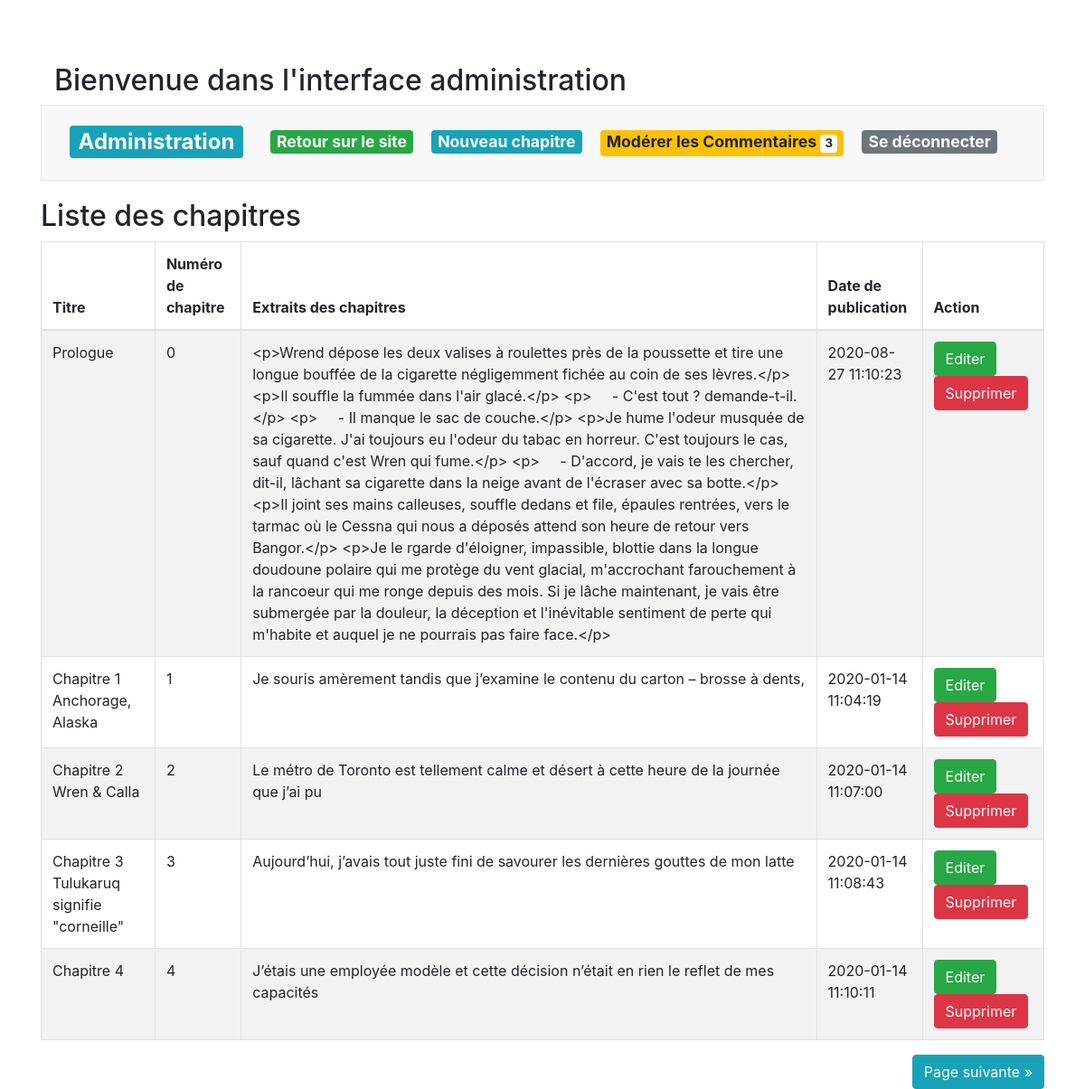
The page /index.php?action=admin (signed in) on the database as committed earlier.
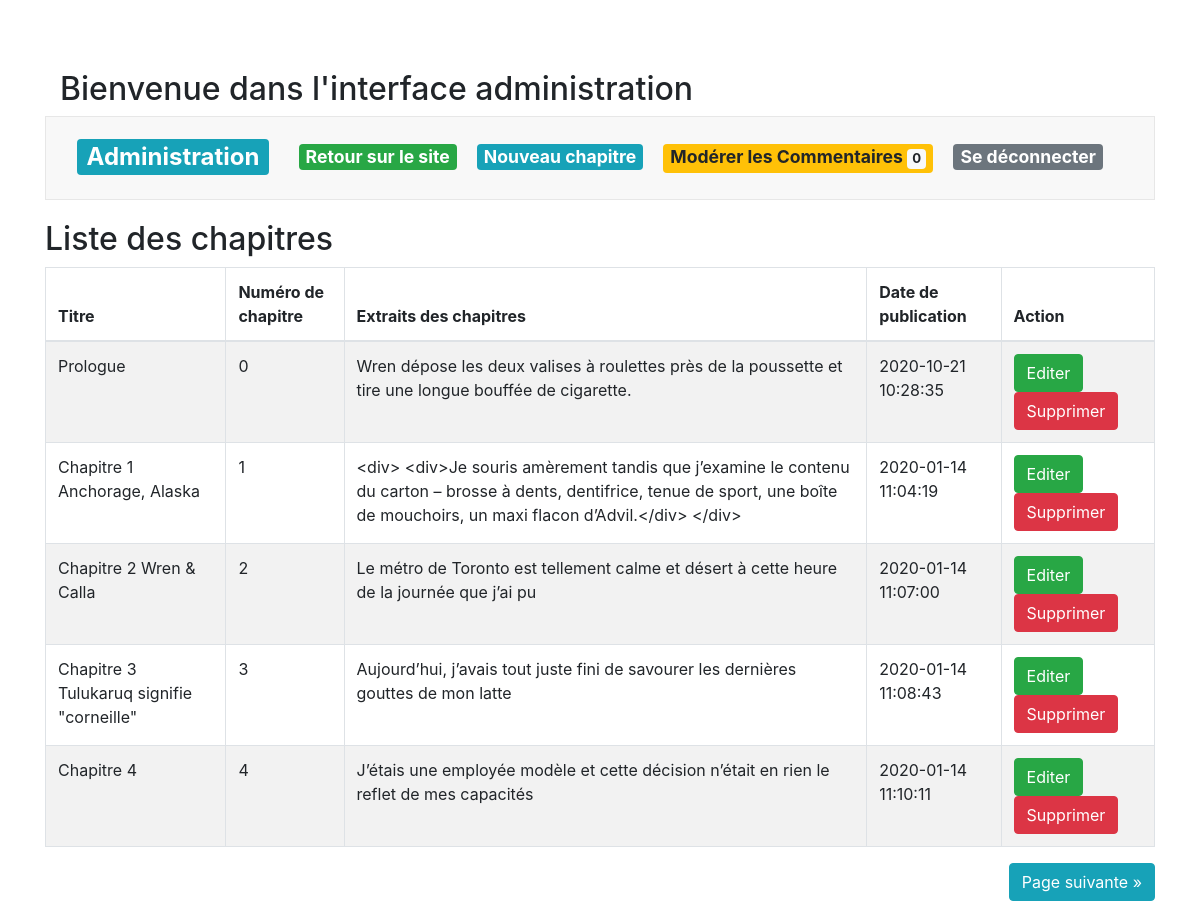
The same page on the database as committed later.
### tables this page shows
CREATE TABLE IF NOT EXISTS `chapitre` (
  `id_chapitre` int(11) NOT NULL AUTO_INCREMENT,
  `titre` varchar(255) NOT NULL,
  `numchapitre` int(11) NOT NULL,
  `extrait` text NOT NULL,
  `contenu_chapitre` text NOT NULL,
  `date_publication` datetime NOT NULL,
  `image` varchar(500) DEFAULT NULL,
  `publier` int(3) NOT NULL,
  PRIMARY KEY (`id_chapitre`),
  UNIQUE KEY `numchapitre` (`numchapitre`),
  KEY `titre` (`titre`)
);

### src/view/View.php (called while the page is built, shortened)
<?php
class View
{
    private $path;
    public function __construct(string $path)
    {
        $this->path = $path;
    }
    public function render(string $templates, ?array $data) : void
    {
        require_once($this->path.$templates.'.html.php');
        $content=ob_get_clean();
        require_once($this->path.'layout.html.php');
    }
}

### src/controller/AdminController.php (called while the page is built, shortened)
<?php
class AdminController
{
    private $view;
    private $chapitreManager;
    private $reportManager;
    private $session;
    public function __construct()
    {
        $this->view = new View('../templates/backoffice/');
        $this->chapitreManager = new ChapitreManager();
        $this->reportManager = new ReportManager();
        $this->session = new Session();
    }
    public function Admin(int $currentPage = 1)
    {
        $token = new Token($this->session);
        $verifierToken = new Token($this->session);
        $messageError = null;
        if(!isset($_SESSION['auth'])){
            $messageError = 'Veuillez vous identifié pour accéder a l\'administration';
            header('Location: index.php?action=login');
            exit();
        }
        else{
            $pagePrecedente = 0;
            $pageSuivante = 0;
            $currentPage = (int)($_GET['page'] ?? 1);
            $postsPerPage = 5;
            $offset = $postsPerPage * ($currentPage - 1);
            $countChapitre = $this->chapitreManager->countChapitre();
            $nbTotalPages = (int)ceil($countChapitre / $postsPerPage);
            if($currentPage === 1){
                $pagePrecedente = 0;
            }else {
                $pagePrecedente = $currentPage - 1;
            }
            if($currentPage === $nbTotalPages){
                $pageSuivante = 0;
            }else {
                $pageSuivante = $currentPage + 1;
            }
            $list = $this->chapitreManager->findChapitres($offset, $postsPerPage);
            $countReportedComments = $this->reportManager->getReportedComments();
        }
        $this->view->render('admin', [
            'messageError'=>$messageError,
            'token'=>$token->genererToken(),
            'verifierToken' => $verifierToken->verifierToken(),
            'list'=>$list,
            'session'=> $this->session,
            'pageSuivante'=>$pageSuivante,
            'pagePrecedente'=>$pagePrecedente,
            'currentPage'=>$currentPage,
            'countReportedComments'=>$countReportedComments],
              null);
    }
}

### src/model/ChapitreManager.php (called while the page is built, shortened)
<?php
class ChapitreManager
{
    private $db;
    public function __construct()
    {
        $this->db = (new DbConnect())->connectToDb();
    }
    public function findChapitres(int $offset, int $nbPerPage) : array
    {
        $req = $this->db->prepare('SELECT * FROM chapitre ORDER BY numchapitre limit :offset, :limitation');
        $req->bindValue(':limitation', $nbPerPage, \PDO::PARAM_INT);
        $req->bindValue(':offset', $offset, \PDO::PARAM_INT);
        $req->execute();
        return $req->fetchAll();
    }
}

### src/Tools/DbConnect.php (called while the page is built, shortened)
<?php
class DbConnect {
    public function connectToDb()
    {
        try
        {
            $this->db = new \PDO('mysql:host=paleron.o2switch.net:2083;dbname=projet4;charset=utf8', 'dami7711_root', 'Forteroche');
            return $this->db;
        }
        catch(Exception $e)
        {
            die('Erreur : '.$e->getMessage());
        }
    }
}

### templates/backoffice/admin.html.php (the view, shortened to what this page needs)
<div class="row chapitre">
    <div class="col-lg-12">
        <h2>Liste des chapitres</h2>
        <section class="table-responsive">
            <table class="table table-bordered table-striped table-condensed">
                <thead>
                    <tr>
                        <th>Titre</th>
                        <th>Numéro de chapitre</th>
                        <th>Extraits des chapitres</th>
                        <th>Date de publication</th>
                        <th>Action</th>
                    </tr>
                </thead>
                <tbody>
                    <?php foreach ($data['list'] as $episode): ?>
                    <tr>
                        <td><?=htmlspecialchars($episode['titre'])?></td>
                        <td><?=htmlspecialchars($episode['numchapitre'])?></td>
                        <td><?=htmlspecialchars($episode['extrait'])?></td>
                        <td><?=htmlspecialchars($episode['date_publication'])?></td>
                        <td>
                            <a href="index.php?action=getPostUpdate&id_chapitre=<?=$episode['id_chapitre']?>"
                                class="btn btn-success">Editer</a>
                            <button type="button" class="pull-right btn btn-danger" data-toggle="modal"
                                data-target="#modalConfirmDelete">Supprimer</button>
                        </td>
                    </tr>
                    <?php endforeach;?>
                </tbody>
            </table>
        </section>
        <div class="d-flex justify-content-between my4">
            <?php
        if($data['pageSuivante'] !== 0): ?>
            <a href="index.php?action=admin&page=<?= $data['pageSuivante']?>" class="btn btn-info ml-auto">Page
                suivante &raquo;</a>
            <?php endif ?>
        </div>
    </div>
</div>

### public/index.php (shortened to what this page needs)
<?php
$action = isset($_GET['action']) ? $_GET['action'] : null;
switch ($action) {
    case 'admin':
        $controller = new AdminController();
        $controller->admin();
    break;
}

### templates/backoffice/layout.html.php (shortened to what this page needs)
<!DOCTYPE html>
<html lang="fr">
<head>
    <link rel="stylesheet" href="https://use.fontawesome.com/releases/v5.7.2/css/all.css"
>
    <link rel="stylesheet" href="css/back/style.css">
    <link href="https://stackpath.bootstrapcdn.com/bootstrap/4.5.2/css/bootstrap.min.css" rel="stylesheet">
</head>
<body>
    <div class="container">
        <div class="row-home">
            <div class="col-lg-12">
                <article>
                    <h2>Bienvenue dans l'interface administration</h2>
                </article>
            </div>
        </div>
        <div class="navbar navbar-default navbar-fixed-top">
            <div class="container">
                <div class="navbar-header">
                    <h1 class="navbar-brand"><a href="index.php?action=admin"
                            class="badge badge-info">Administration</a></h1>
                </div>
                <ul class="nav nav-bar">
                    <li class="active"><a href="index.php"class="badge badge-success">Retour sur le site</a></li>
                    <li><a href="index.php?action=newChapitre" class="badge badge-info">Nouveau
                            chapitre</a></li>
                    <li><a href="index.php?action=moderateComment" class="badge badge-warning">Modérer les Commentaires
                            <span class="badge badge-light"><?= $data['countReportedComments'] ?></span>
                        </a></li>
                    <li><a href='index.php?action=logout' class="badge badge-secondary">Se déconnecter</a></li>
                </ul>
            </div>
        </div>
        <?= $content ?>
    </div>
</body>
</html>

### public/css/back/style.css (style rules this page uses)
body { font-family: 'Roboto', 'fontawesome', Arial, "Arial Black",sans-serif; background-size: cover; background-position: center; background-attachment: fixed; position: relative; padding-top: 70px; }
.navbar-default { position: relative; min-height: 50px; margin-bottom: 20px; border: 1px solid transparent; background-color: #f8f8f8; border-color: #e7e7e7; }
.navbar-fixed-top, .navbar-fixed-bottom { position: fixed; right: 0; left: 0; z-index: 1030; }
.navbar-default li { margin-right: 20px; }
.navbar h1 { font-size: 2rem; }
.navbar li a { font-size: 1.1rem; }
.btn { border-radius: 1rem; transition: color 0.3s; }

Rows that differ between the two databases and show on the page:
removed chapitre: id_chapitre "3", titre "Prologue", numchapitre "0", extrait "<p>Wrend dépose les deux valises à roulettes près de la poussette et tire une longue bouffée de la cigarette négligemment fichée au coin de ses lèvres.</p> <p>Il souffle la fummée dans l'air glacé.</p> <p> - C'est tout ? demande-t-il.</p> <p> - Il manque le sac de couche.</p> <p>Je hume l'odeur musquée de sa cigarette. J'ai toujours eu l'odeur du tabac en horreur. C'est toujours le cas, sauf quand c'est Wren qui fume.</p> <p> - D'accord, je vais te les chercher, dit-il, lâchant sa cigarette dans la neige avant de l'écraser avec sa botte.</p> <p>Il joint ses mains calleuses, souffle dedans et file, épaules rentrées, vers le tarmac où le Cessna qui nous a déposés attend son heure de retour…", date_publication "2020-08-27 11:10:23"
added chapitre: numchapitre "0", titre "Prologue", extrait "Wren dépose les deux valises à roulettes près de la poussette et tire une longue bouffée de cigarette.", date_publication "2020-10-21 10:28:35"
changed chapitre "Chapitre 1 Anchorage, Alaska": extrait "Je souris amèrement tandis que j’examine le contenu du carton – brosse à dents," → "<div> <div>Je souris amèrement tandis que j’examine le contenu du carton – brosse à dents, dentifrice, tenue de sport, une boîte de mouchoirs, un maxi flacon d’Advil.</div> </div>"
